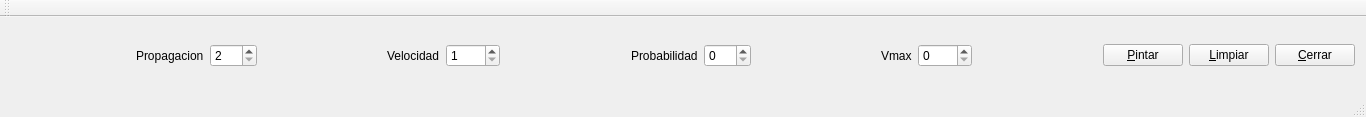
<?xml version="1.0" encoding="UTF-8"?>
<ui version="4.0">
 <class>MainWindow</class>
 <widget class="QMainWindow" name="MainWindow">
  <property name="geometry">
   <rect>
    <x>0</x>
    <y>0</y>
    <width>1366</width>
    <height>117</height>
   </rect>
  </property>
  <property name="windowTitle">
   <string>MainWindow</string>
  </property>
  <widget class="QWidget" name="centralWidget">
   <layout class="QVBoxLayout" name="verticalLayout">
    <item>
     <layout class="QVBoxLayout" name="areaDibujo"/>
    </item>
    <item>
     <layout class="QHBoxLayout" name="horizontalLayout">
      <item>
       <spacer name="horizontalSpacer_5">
        <property name="orientation">
         <enum>Qt::Horizontal</enum>
        </property>
        <property name="sizeHint" stdset="0">
         <size>
          <width>40</width>
          <height>20</height>
         </size>
        </property>
       </spacer>
      </item>
      <item>
       <widget class="QLabel" name="label">
        <property name="text">
         <string>Propagacion</string>
        </property>
       </widget>
      </item>
      <item>
       <widget class="QSpinBox" name="Propagacion">
        <property name="minimum">
         <number>2</number>
        </property>
        <property name="maximum">
         <number>100</number>
        </property>
        <property name="singleStep">
         <number>5</number>
        </property>
       </widget>
      </item>
      <item>
       <spacer name="horizontalSpacer_4">
        <property name="orientation">
         <enum>Qt::Horizontal</enum>
        </property>
        <property name="sizeHint" stdset="0">
         <size>
          <width>40</width>
          <height>20</height>
         </size>
        </property>
       </spacer>
      </item>
      <item>
       <widget class="QLabel" name="label_2">
        <property name="text">
         <string>Velocidad</string>
        </property>
       </widget>
      </item>
      <item>
       <widget class="QSpinBox" name="spinBox">
        <property name="minimum">
         <number>1</number>
        </property>
        <property name="maximum">
         <number>1000</number>
        </property>
        <property name="singleStep">
         <number>1</number>
        </property>
       </widget>
      </item>
      <item>
       <spacer name="horizontalSpacer_3">
        <property name="orientation">
         <enum>Qt::Horizontal</enum>
        </property>
        <property name="sizeHint" stdset="0">
         <size>
          <width>40</width>
          <height>20</height>
         </size>
        </property>
       </spacer>
      </item>
      <item>
       <widget class="QLabel" name="label_3">
        <property name="text">
         <string>Probabilidad</string>
        </property>
       </widget>
      </item>
      <item>
       <widget class="QSpinBox" name="spinBox_2">
        <property name="maximum">
         <number>100</number>
        </property>
       </widget>
      </item>
      <item>
       <spacer name="horizontalSpacer_2">
        <property name="orientation">
         <enum>Qt::Horizontal</enum>
        </property>
        <property name="sizeHint" stdset="0">
         <size>
          <width>40</width>
          <height>20</height>
         </size>
        </property>
       </spacer>
      </item>
      <item>
       <widget class="QLabel" name="label_4">
        <property name="text">
         <string>Vmax</string>
        </property>
       </widget>
      </item>
      <item>
       <widget class="QSpinBox" name="spinBox_3">
        <property name="maximum">
         <number>2700</number>
        </property>
        <property name="singleStep">
         <number>27</number>
        </property>
       </widget>
      </item>
      <item>
       <spacer name="horizontalSpacer">
        <property name="orientation">
         <enum>Qt::Horizontal</enum>
        </property>
        <property name="sizeHint" stdset="0">
         <size>
          <width>40</width>
          <height>20</height>
         </size>
        </property>
       </spacer>
      </item>
      <item>
       <widget class="QPushButton" name="Dibujar">
        <property name="text">
         <string>&amp;Pintar</string>
        </property>
       </widget>
      </item>
      <item>
       <widget class="QPushButton" name="limpia">
        <property name="text">
         <string>&amp;Limpiar</string>
        </property>
       </widget>
      </item>
      <item>
       <widget class="QPushButton" name="salir">
        <property name="text">
         <string>&amp;Cerrar</string>
        </property>
       </widget>
      </item>
     </layout>
    </item>
   </layout>
  </widget>
  <widget class="QMenuBar" name="menuBar">
   <property name="geometry">
    <rect>
     <x>0</x>
     <y>0</y>
     <width>1366</width>
     <height>27</height>
    </rect>
   </property>
  </widget>
  <widget class="QToolBar" name="mainToolBar">
   <attribute name="toolBarArea">
    <enum>TopToolBarArea</enum>
   </attribute>
   <attribute name="toolBarBreak">
    <bool>false</bool>
   </attribute>
  </widget>
  <widget class="QStatusBar" name="statusBar"/>
 </widget>
 <layoutdefault spacing="6" margin="11"/>
 <resources/>
 <connections>
  <connection>
   <sender>salir</sender>
   <signal>clicked()</signal>
   <receiver>MainWindow</receiver>
   <slot>close()</slot>
   <hints>
    <hint type="sourcelabel">
     <x>191</x>
     <y>81</y>
    </hint>
    <hint type="destinationlabel">
     <x>27</x>
     <y>56</y>
    </hint>
   </hints>
  </connection>
 </connections>
</ui>
